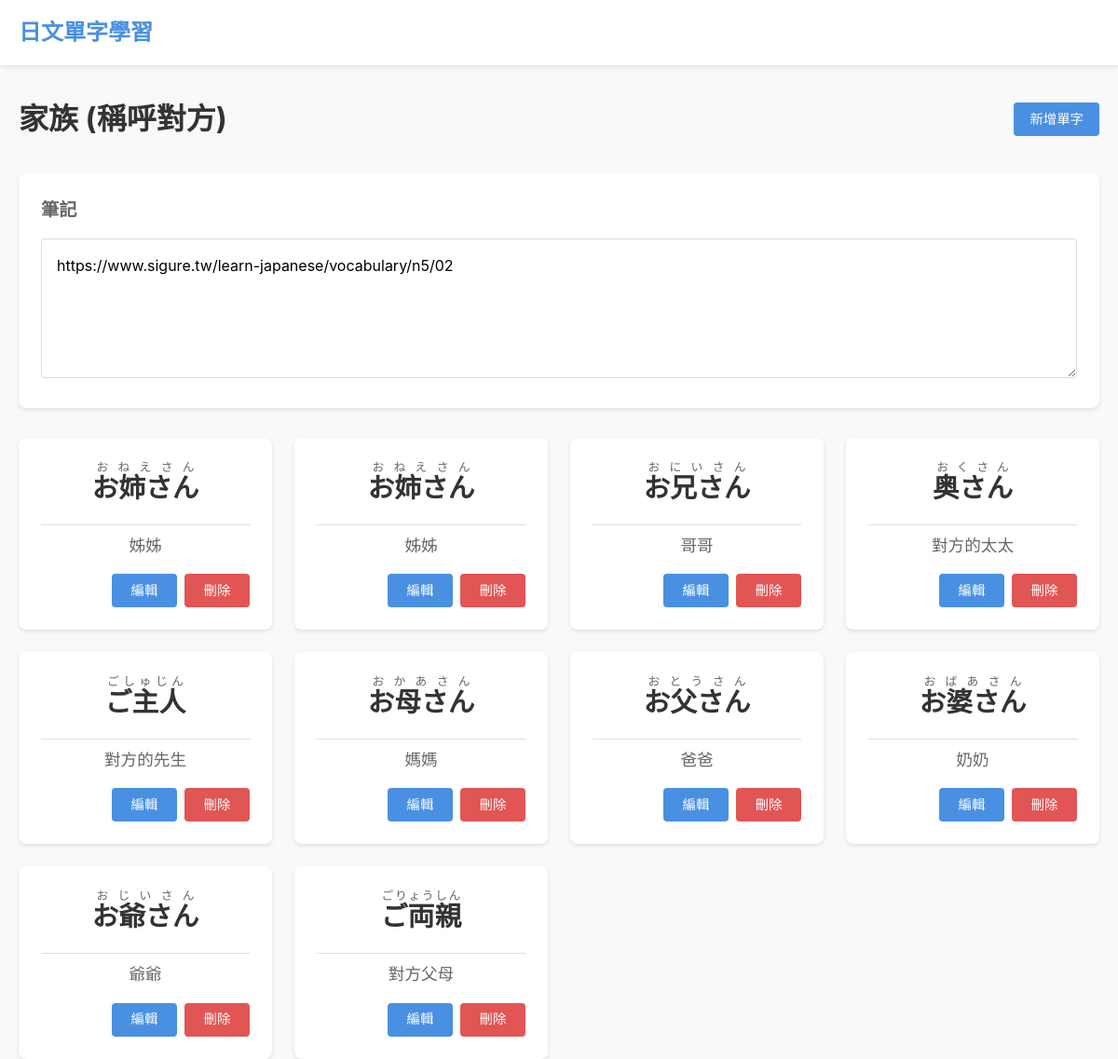
Page /category/2 on the committed database.
### app.py (models this page shows)
class Category(db.Model):
    id = db.Column(db.Integer, primary_key=True)
    name = db.Column(db.String(50), nullable=False)
    notes = db.Column(db.Text, nullable=True)
    created_at = db.Column(db.DateTime, default=datetime.utcnow)
    words = db.relationship(
        "Word", backref="category", lazy=True, cascade="all, delete-orphan"
    )

class Word(db.Model):
    id = db.Column(db.Integer, primary_key=True)
    kanji = db.Column(db.String(50))  # 漢字
    furigana = db.Column(db.String(50))  # 假名
    meaning = db.Column(db.String(200))
    category_id = db.Column(db.Integer, db.ForeignKey("category.id"), nullable=False)
    created_at = db.Column(db.DateTime, default=datetime.utcnow)
    def get_ruby(self):
        furigana_parts = self.furigana.split()
        kanji_parts = self.kanji.split()
        if len(furigana_parts) != len(kanji_parts):
            return [(self.kanji, self.furigana)]
        return list(zip(kanji_parts, furigana_parts))

### app.py (the view)
@app.route("/category/<int:id>")
def view_category(id):
    category = Category.query.get_or_404(id)
    words = Word.query.filter_by(category_id=id).order_by(Word.created_at.desc()).all()
    return render_template("category.html", category=category, words=words)

### templates/category.html (shortened to what this page needs)
{% extends "base.html" %} {% block content %}
<div class="header">
  <h1>{{ category.name }}</h1>
  <a href="{{ url_for('add_word', id=category.id) }}" class="btn">新增單字</a>
</div>
<div class="notes-section">
  <h2>筆記</h2>
  <div class="notes-container">
    <textarea
      id="category-notes"
      class="notes-area"
      placeholder="在此輸入筆記..."
    >
{{ category.notes or '' }}</textarea
    >
  </div>
</div>
<div class="words">
  {% for word in words %}
  <div class="word-card">
    <div class="word-content">
      <div class="japanese-text">
        <ruby>
          {% for kanji, furi in word.get_ruby() %} {{ kanji }}<rt
            >{{ furi }}</rt
          >
          {% endfor %}
        </ruby>
      </div>
      <div class="meaning">{{ word.meaning }}</div>
    </div>
    <div class="word-actions">
      <a href="{{ url_for('edit_word', id=word.id) }}" class="btn">編輯</a>
      <form
        action="{{ url_for('delete_word', id=word.id) }}"
        method="post"
        class="inline"
      >
        <button
          type="submit"
          class="btn btn-danger"
          onclick="return confirm('確定要刪除此單字嗎？')"
        >
          刪除
        </button>
      </form>
    </div>
  </div>
  {% endfor %}
</div>
{% endblock %}

### templates/base.html (shortened to what this page needs)
<!DOCTYPE html>
<html lang="zh-TW">
  <head>
    <link
      rel="stylesheet"
      href="{{ url_for('static', filename='style.css') }}"
    />
  </head>
  <body>
    <nav>
      <div class="container">
        <a href="{{ url_for('index') }}" class="brand">日文單字學習</a>
      </div>
    </nav>
    <div class="container">
       {% block content %}{% endblock %}
    </div>
  </body>
</html>

### static/style.css (style rules this page uses)
:root { --primary-color: #4a90e2; --danger-color: #e25555; --gray-color: #666; --light-gray: #f5f5f5; --border-color: #ddd; }
* { margin: 0; padding: 0; box-sizing: border-box; }
body { font-family: -apple-system, BlinkMacSystemFont, "Segoe UI", Roboto, "Helvetica Neue", Arial, sans-serif; line-height: 1.6; color: #333; background-color: #f9f9f9; }
.container { max-width: 1200px; margin: 0 auto; padding: 0 20px; }
nav { background-color: white; box-shadow: 0 2px 4px rgba(0,0,0,0.1); padding: 1rem 0; margin-bottom: 2rem; }
.brand { font-size: 1.5rem; color: var(--primary-color); text-decoration: none; font-weight: bold; }
.header { display: flex; justify-content: space-between; align-items: center; margin-bottom: 2rem; }
.notes-section { background: white; border-radius: 8px; padding: 1.5rem; margin-bottom: 2rem; box-shadow: 0 2px 4px rgba(0,0,0,0.1); }
.notes-section h2 { font-size: 1.2rem; color: var(--gray-color); margin-bottom: 1rem; }
.notes-container { position: relative; }
.notes-area { width: 100%; min-height: 150px; padding: 1rem; border: 1px solid var(--border-color); border-radius: 4px; font-size: 1rem; line-height: 1.6; resize: vertical; font-family: inherit; }
.words { display: grid; grid-template-columns: repeat(auto-fill, minmax(250px, 1fr)); gap: 1.5rem; }
.word-card { background: white; border-radius: 8px; padding: 1.5rem; box-shadow: 0 2px 4px rgba(0,0,0,0.1); }
.word-content { margin-bottom: 1rem; }
.japanese-text { text-align: center; margin-bottom: 1rem; }
ruby { font-size: 1.8rem; font-weight: bold; }
rt { font-size: 0.8rem; font-weight: normal; color: var(--gray-color); }
ruby > rt { transform: translateY(-0.15em); }
.meaning { text-align: center; color: var(--gray-color); font-size: 1.1rem; padding-top: 0.5rem; border-top: 1px solid var(--border-color); }
.word-actions { display: flex; justify-content: flex-end; gap: 0.5rem; }
.btn { display: inline-flex; align-items: center; justify-content: center; min-width: 70px; height: 36px; padding: 0 1rem; border-radius: 4px; text-decoration: none; font-size: 0.9rem; font-weight: 500; cursor: pointer; border: 1px solid transparent; background-color: var(--primary-color); color: white; transition: all 0.2s ease; line-height: 1; box-sizing: border-box; }
.btn-danger { background-color: var(--danger-color); }
form button.btn { font-family: inherit; margin: 0; appearance: none; -webkit-appearance: none; }
.inline { display: inline-block; }
.word-actions, .category-actions { display: flex; gap: 0.5rem; align-items: center; }
.inline button.btn { vertical-align: middle; }
.category-card, .word-card { animation: fadeIn 0.3s ease-out; }

### rows in the picture
Category: name "家族 (稱呼對方)", notes "https://www.sigure.tw/learn-japanese/vocabulary/n5/02"
Word: kanji "お姉さん", furigana "おねえさん", meaning "姊姊"
Word: kanji "お姉さん", furigana "おねえさん", meaning "姊姊"
Word: kanji "お兄さん", furigana "おにいさん", meaning "哥哥"
Word: kanji "奥さん", furigana "おくさん", meaning "對方的太太"
Word: kanji "ご主人", furigana "ごしゅじん", meaning "對方的先生"
Word: kanji "お母さん", furigana "おかあさん", meaning "媽媽"
Word: kanji "お父さん", furigana "おとうさん", meaning "爸爸"
Word: kanji "お婆さん", furigana "おばあさん", meaning "奶奶"
Word: kanji "お爺さん", furigana "おじいさん", meaning "爺爺"
Word: kanji "ご両親", furigana "ごりょうしん", meaning "對方父母"
